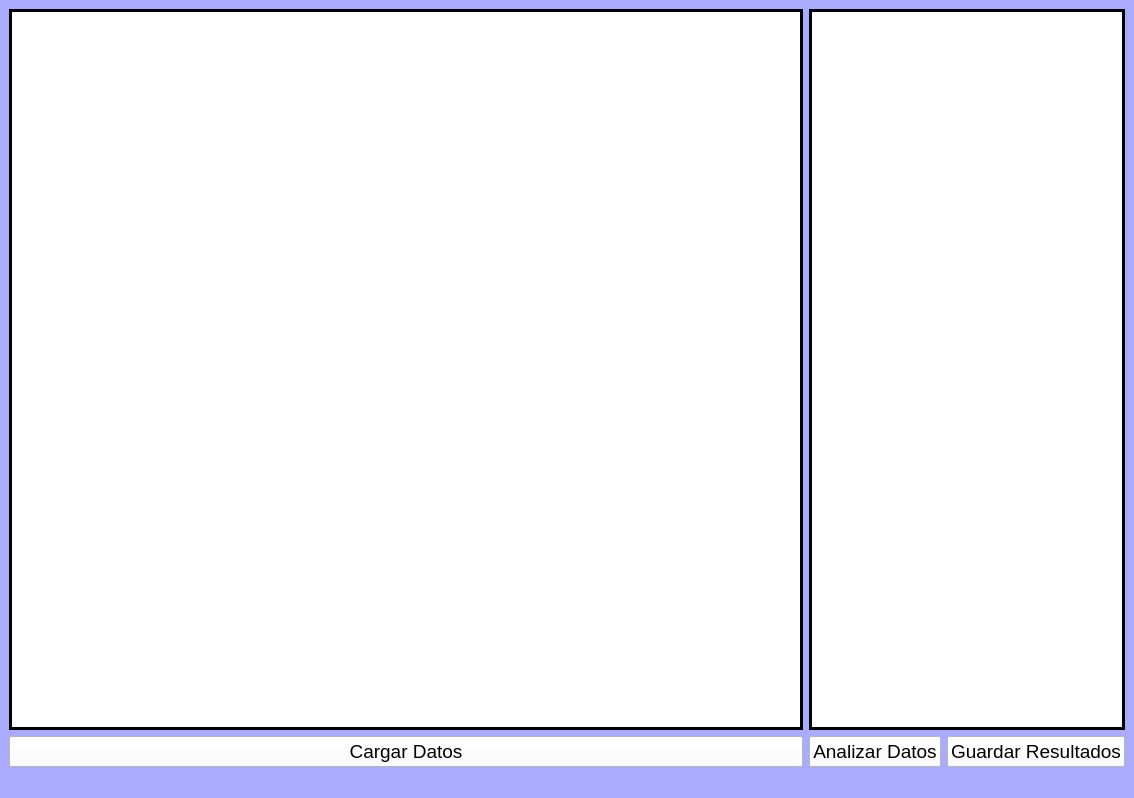
<?xml version="1.0" encoding="UTF-8"?>
<ui version="4.0">
 <class>MainWindow</class>
 <widget class="QMainWindow" name="MainWindow">
  <property name="geometry">
   <rect>
    <x>0</x>
    <y>0</y>
    <width>1134</width>
    <height>798</height>
   </rect>
  </property>
  <property name="windowTitle">
   <string>MainWindow</string>
  </property>
  <property name="styleSheet">
   <string notr="true">background-color: rgb(170, 170, 255);</string>
  </property>
  <widget class="QWidget" name="centralwidget">
   <layout class="QGridLayout" name="gridLayout_4">
    <item row="0" column="0">
     <layout class="QGridLayout" name="gridLayout_3">
      <item row="0" column="0">
       <layout class="QGridLayout" name="gridLayout_2">
        <item row="0" column="0">
         <layout class="QGridLayout" name="gridLayout">
          <item row="2" column="2">
           <widget class="QPushButton" name="btnGuardar">
            <property name="font">
             <font>
              <pointsize>14</pointsize>
             </font>
            </property>
            <property name="styleSheet">
             <string notr="true">background-color: rgb(255, 255, 255);</string>
            </property>
            <property name="text">
             <string>Guardar Resultados</string>
            </property>
           </widget>
          </item>
          <item row="0" column="1" colspan="2">
           <widget class="QTextEdit" name="textResultados">
            <property name="font">
             <font>
              <pointsize>10</pointsize>
             </font>
            </property>
            <property name="styleSheet">
             <string notr="true">background-color: rgb(255, 255, 255);

border: 3px solid black
</string>
            </property>
           </widget>
          </item>
          <item row="0" column="0">
           <widget class="QTableWidget" name="tablaDatos">
            <property name="styleSheet">
             <string notr="true">background-color: rgb(255, 255, 255);
border: 3px solid black;</string>
            </property>
           </widget>
          </item>
          <item row="2" column="1">
           <widget class="QPushButton" name="btnAnalizar">
            <property name="font">
             <font>
              <pointsize>14</pointsize>
             </font>
            </property>
            <property name="styleSheet">
             <string notr="true">background-color: rgb(255, 255, 255);</string>
            </property>
            <property name="text">
             <string>Analizar Datos</string>
            </property>
           </widget>
          </item>
          <item row="2" column="0">
           <widget class="QPushButton" name="btnCargar">
            <property name="font">
             <font>
              <pointsize>14</pointsize>
             </font>
            </property>
            <property name="styleSheet">
             <string notr="true">background-color: rgb(255, 255, 255);</string>
            </property>
            <property name="text">
             <string>Cargar Datos</string>
            </property>
           </widget>
          </item>
         </layout>
        </item>
       </layout>
      </item>
     </layout>
    </item>
   </layout>
  </widget>
  <widget class="QMenuBar" name="menubar">
   <property name="geometry">
    <rect>
     <x>0</x>
     <y>0</y>
     <width>1134</width>
     <height>26</height>
    </rect>
   </property>
  </widget>
  <widget class="QStatusBar" name="statusbar"/>
 </widget>
 <resources/>
 <connections/>
</ui>
